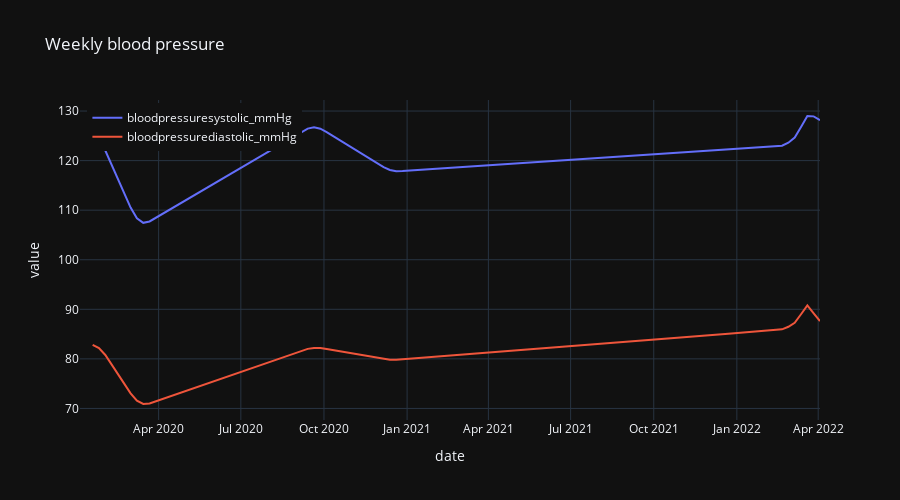

Write notebook code for a chart like this one.
### Code cell
dff = df_filtered.resample('W').max()
both = ["bloodpressuresystolic_mmHg", "bloodpressurediastolic_mmHg"]
for _ in both:
    dff[_] = dff[_].rolling(3).mean()
l = px.line(dff, y=both, title="Weekly blood pressure", height=500)
l.update_layout(legend=dict(yanchor="top", y=0.99, xanchor="left", x=0.01), legend_title_text=None)
